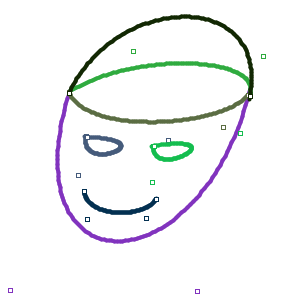
Frame 1 (no input)
Frame 60 (the mouse pressed at the canvas centre just before this capture): identical to frame 1, image omitted
Frame 120 (the mouse held since frame 60 and released just before this capture): identical to frame 1, image omitted

The Processing sketch that drew this single still picture (run headless with seeded random() and noise(); from frame 60 on, the mouse is pressed at the canvas centre):

// Processing sketch: Bezier
// ── Bezier.pde
/** 
 			<p>
                                 <b>Drag the control points to change the curves.</b>
				<br><u>Keyboard Commands:</u>
				<br><b>v</b> - toggle control points
				<br><b>b</b> - toggle line weight
				<br><b>n</b> - add a new curve to the scene
				<br><b>r</b> - reset the scene
				<br><b>1</b> - load example 1
			</p>
  <p>
  <a rel="license" href="http://creativecommons.org/licenses/by-sa/3.0/us/"><img alt="Creative Commons License" style="border-width:0" src="http://i.creativecommons.org/l/by-sa/3.0/us/80x15.png"/></a><br/>This work is licensed under a Creative Commons <br><a rel="license" href="http://creativecommons.org/licenses/by-sa/3.0/us/">Attribution-Share Alike 3.0 United States License</a>.
  </p>
*/

import java.lang.StringBuffer;

String ex1 = "(69,93) (10,290) (197,291) (249,94)\n(69,92) (133,51) (263,56) (250,95)\n(69,92) (86,136) (223,127) (248,95)\n(69,93) (116,-7) (269,-11) (250,96)\n(86,136) (78,175) (168,140) (87,137)\n(153,146) (152,182) (240,133) (154,146)\n(84,191) (87,219) (146,218) (156,199)";

MyBezier[] curves;     
float bezierStep = 0.01;
boolean showContP = true;
boolean boldL = true;

class MyPoint {
  public int x;
  public int y;
  
  MyPoint() {}
  MyPoint(int x, int y) {this.x=x; this.y=y;}
  MyPoint(String d) {
     String[] p = split(d, ",");
     x = int(p[0].substring(1));
     y = int(p[1].substring(0,p[1].length()-1));
  }
  //Returns true if the given x,y is within dist of point
  public boolean within(int x, int y, int dist) {
    return (abs(this.x-x) < dist && abs(this.y-y) < dist);
  }
  
  public void draw(boolean bold) {
     if (bold) {
        rect(x-2, y-2, 4, 4);
     } else {
        point(x, y);
     } 
  }
  
  public String toString() {
    return "(" + x + "," + y + ")"; 
  }
}  
     
class MyBezier {
  MyPoint[] P = new MyPoint[4];
  color myc;
  MyBezier() {
   P[0] = new MyPoint();
   P[1] = new MyPoint();
   P[2] = new MyPoint();
   P[3] = new MyPoint();
   myc = color(random(200),random(200),random(200));
  }
  public void draw(boolean showControlPoints) {
    stroke(myc);
    for (float t=0; t<1; t+= bezierStep) {
       MyPoint t1 = calcPoint(t);
       MyPoint t2 = calcPoint(t+bezierStep);
       if (boldL) {
         strokeWeight(4);
       } else {
         strokeWeight(1);
       }
       line(t1.x, t1.y, t2.x, t2.y);
    }
    strokeWeight(1);
    if (showControlPoints) {
      P[0].draw(true);
      P[1].draw(true);
      P[2].draw(true);
      P[3].draw(true); 
    }
  }
  
  private MyPoint calcPoint(float t) {
    float t3 = t*t*t;
    float t2 = t*t;
    float tm3 = (1-t)*(1-t)*(1-t);
    float tm2 = (1-t)*(1-t);
    float tm1 = (1-t);
    MyPoint p = new MyPoint();
    float x = P[0].x*tm3 + 
          P[1].x*3*t*tm2 +
          P[2].x*3*t2*tm1 +
          P[3].x*t3;
    float y = P[0].y*tm3 + 
          P[1].y*3*t*tm2 +
          P[2].y*3*t2*tm1 +
          P[3].y*t3;
    
    p.x = (int) x;
    p.y = (int) y;
    return p;
  }
  
  public String toString() {
    return P[0].toString() + " " +P[1].toString() + " " +P[2].toString() + " " +P[3].toString() + "\n"; 
  }
}  
     
void setup() {
  size(300, 300); 
  background(255);  
  setUpCurvesFromData(ex1);
}

void draw() {
  background(255);
  for (int i=0; i<curves.length; i++) { 
    curves[i].draw(showContP);
  }
}

// Moving the control points:

boolean moving = false;
MyPoint movingP;

void mousePressed() {
  for (int i = 0; i < curves.length; i++) {
    for (int p=0;p<4;p++) {
      if (curves[i].P[p].within(mouseX, mouseY, 8)) {
        moving=true;
        movingP = curves[i].P[p]; 
      }
    }
  }
}

void mouseDragged() {
  if (moving) {
    movingP.x = mouseX;
    movingP.y = mouseY;
    redraw();
  }
}

void mouseReleased() {
  moving = false;  
}

// Handling Keyboard Input

void keyTyped() {
  switch (key) {
   case 'n':               //Add a curve
     addCurve();
     break;
   case 'v':               //Toggle handles
     showContP = !showContP;
     break;
   case 'b':               //Toggle Bold
     boldL = !boldL;
     break;
   case 'r':               //Reset curves
     resetCurves();
     addCurve();
     break;
   case 'o':               //Output Curves
     getData();
     break;
   case 'i':               //Input curves
   
    break;   
   case '1':               //example 1
     setUpCurvesFromData(ex1);
     break;
   
  }
}

// Adding new curves.

void resetCurves() {
  curves = new MyBezier[0];
}

void addCurve() {
  curves = (MyBezier[]) expand(curves, curves.length+1);
  curves[curves.length-1] = new MyBezier();
  curves[curves.length-1].P[0] = new MyPoint(10,10);
  curves[curves.length-1].P[1] = new MyPoint(10,290);
  curves[curves.length-1].P[2] = new MyPoint(290,290);
  curves[curves.length-1].P[3] = new MyPoint(290,10); 
}

void addCurve(String data) {
  curves = (MyBezier[]) expand(curves, curves.length+1);
  String el[] = split(data, " ");
  curves[curves.length-1] = new MyBezier();
  curves[curves.length-1].P[0] = new MyPoint(el[0]);
  curves[curves.length-1].P[1] = new MyPoint(el[1]);
  curves[curves.length-1].P[2] = new MyPoint(el[2]);
  curves[curves.length-1].P[3] = new MyPoint(el[3]); 
}

// I/O

String getData() {
  StringBuffer data = new StringBuffer();
  for (int i = 0; i < curves.length; i++) {
   data.append(curves[i].toString());
  }
  print(data.toString());
  return data.toString();
}

void setUpCurvesFromData(String data) {
   String el[] = split(data, "\n");
   print("Data contains # curves: ");
   println(el.length);
   resetCurves();
   for (int i = 0; i < el.length; i++) {
     addCurve(el[i]); 
   }
   
}
